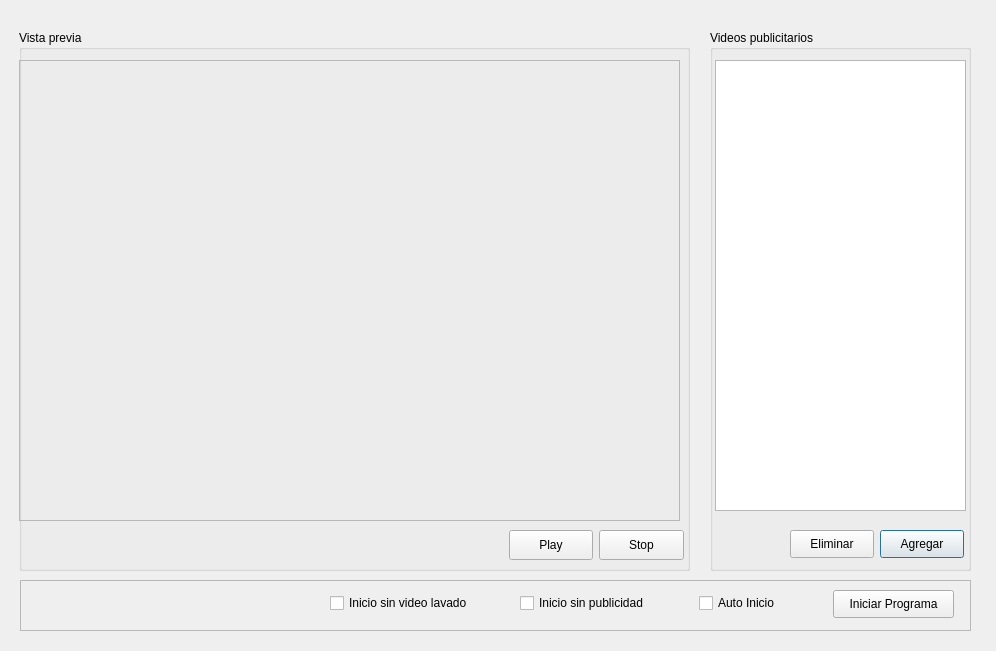
<?xml version="1.0" encoding="UTF-8"?>
<ui version="4.0">
 <class>Dialog</class>
 <widget class="QDialog" name="Dialog">
  <property name="geometry">
   <rect>
    <x>0</x>
    <y>0</y>
    <width>996</width>
    <height>651</height>
   </rect>
  </property>
  <property name="windowTitle">
   <string>Dialog</string>
  </property>
  <widget class="QGroupBox" name="groupBox">
   <property name="geometry">
    <rect>
     <x>710</x>
     <y>30</y>
     <width>261</width>
     <height>541</height>
    </rect>
   </property>
   <property name="title">
    <string>Videos publicitarios</string>
   </property>
   <property name="flat">
    <bool>false</bool>
   </property>
   <widget class="QListView" name="videoListView">
    <property name="geometry">
     <rect>
      <x>5</x>
      <y>30</y>
      <width>251</width>
      <height>451</height>
     </rect>
    </property>
   </widget>
   <widget class="QPushButton" name="bAgregarVideo">
    <property name="geometry">
     <rect>
      <x>170</x>
      <y>500</y>
      <width>84</width>
      <height>28</height>
     </rect>
    </property>
    <property name="text">
     <string>Agregar</string>
    </property>
   </widget>
   <widget class="QPushButton" name="bEliminarVideo">
    <property name="geometry">
     <rect>
      <x>80</x>
      <y>500</y>
      <width>84</width>
      <height>28</height>
     </rect>
    </property>
    <property name="text">
     <string>Eliminar</string>
    </property>
   </widget>
  </widget>
  <widget class="QGroupBox" name="groupBox_2">
   <property name="geometry">
    <rect>
     <x>19</x>
     <y>30</y>
     <width>671</width>
     <height>541</height>
    </rect>
   </property>
   <property name="title">
    <string>Vista previa </string>
   </property>
   <widget class="QPushButton" name="bPlay">
    <property name="geometry">
     <rect>
      <x>490</x>
      <y>500</y>
      <width>84</width>
      <height>30</height>
     </rect>
    </property>
    <property name="text">
     <string>Play</string>
    </property>
   </widget>
   <widget class="QPushButton" name="bStop">
    <property name="geometry">
     <rect>
      <x>580</x>
      <y>500</y>
      <width>85</width>
      <height>30</height>
     </rect>
    </property>
    <property name="text">
     <string>Stop</string>
    </property>
   </widget>
   <widget class="QFrame" name="videoFrame">
    <property name="geometry">
     <rect>
      <x>0</x>
      <y>30</y>
      <width>661</width>
      <height>461</height>
     </rect>
    </property>
    <property name="frameShape">
     <enum>QFrame::StyledPanel</enum>
    </property>
    <property name="frameShadow">
     <enum>QFrame::Raised</enum>
    </property>
   </widget>
  </widget>
  <widget class="QFrame" name="frame">
   <property name="geometry">
    <rect>
     <x>20</x>
     <y>580</y>
     <width>951</width>
     <height>51</height>
    </rect>
   </property>
   <property name="frameShape">
    <enum>QFrame::StyledPanel</enum>
   </property>
   <property name="frameShadow">
    <enum>QFrame::Raised</enum>
   </property>
   <widget class="QPushButton" name="bIniciarPrograma">
    <property name="geometry">
     <rect>
      <x>813</x>
      <y>10</y>
      <width>121</width>
      <height>28</height>
     </rect>
    </property>
    <property name="text">
     <string>Iniciar Programa</string>
    </property>
   </widget>
   <widget class="QCheckBox" name="cbAutoInicio">
    <property name="geometry">
     <rect>
      <x>679</x>
      <y>10</y>
      <width>111</width>
      <height>26</height>
     </rect>
    </property>
    <property name="text">
     <string>Auto Inicio</string>
    </property>
   </widget>
   <widget class="QCheckBox" name="cbIniciarSinPublicidad">
    <property name="geometry">
     <rect>
      <x>500</x>
      <y>10</y>
      <width>171</width>
      <height>26</height>
     </rect>
    </property>
    <property name="text">
     <string>Inicio sin publicidad</string>
    </property>
   </widget>
   <widget class="QCheckBox" name="cbIniciarSinVideoLavado">
    <property name="geometry">
     <rect>
      <x>310</x>
      <y>10</y>
      <width>171</width>
      <height>26</height>
     </rect>
    </property>
    <property name="text">
     <string>Inicio sin video lavado</string>
    </property>
   </widget>
  </widget>
 </widget>
 <resources/>
 <connections/>
</ui>
